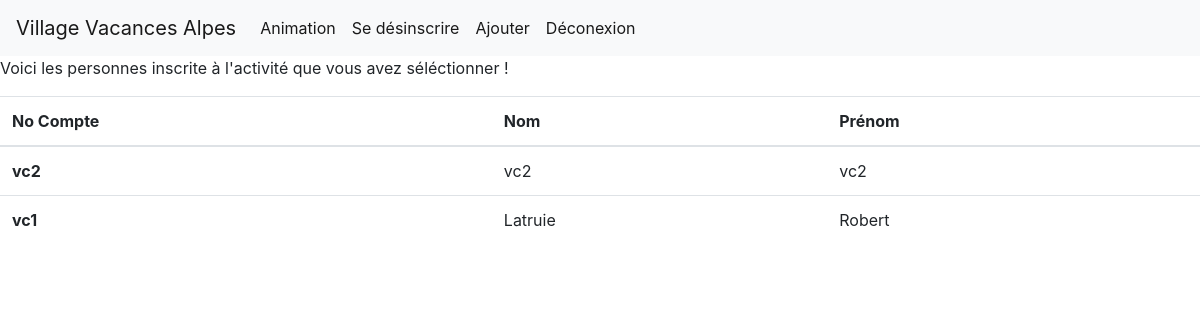
The app's page /index.php?page=listerInscrit&noAct=5 (signed in) with its own data.
### tables this page shows
CREATE TABLE `inscription` (
  `NOINSCRIP` bigint(6) NOT NULL,
  `USER` char(8) NOT NULL,
  `NOACT` int(4) NOT NULL,
  `DATEINSCRIP` date DEFAULT NULL,
  `DATEANNULE` date DEFAULT NULL
);

CREATE TABLE `compte` (
  `USER` char(8) NOT NULL,
  `MDP` char(10) DEFAULT NULL,
  `NOMCOMPTE` char(40) DEFAULT NULL,
  `PRENOMCOMPTE` char(30) DEFAULT NULL,
  `DATEINSCRIP` date DEFAULT NULL,
  `DATEFERME` date DEFAULT NULL,
  `TYPEPROFIL` char(2) DEFAULT NULL,
  `DATEDEBSEJOUR` date DEFAULT NULL,
  `DATEFINSEJOUR` date DEFAULT NULL,
  `DATENAISCOMPTE` date DEFAULT NULL,
  `ADRMAILCOMPTE` char(70) DEFAULT NULL,
  `NOTELCOMPTE` char(15) DEFAULT NULL
);

### listerInscrit.php (the view, shortened to what this page needs)
<p>
    Voici les personnes inscrite à l'activité que vous avez séléctionner !
</p>
<table class="table">
    <thead>
        <tr>
            <th scope="col">No Compte</th>
            <th scope="col">Nom</th>
            <th scope="col">Prénom</th>
        </tr>
    </thead>
    <tbody>
        <?php
        $noAct = $_GET['noAct'];
        $bdd = bddConnect();
        mysqli_set_charset($bdd, "utf8");
        $req = "SELECT * FROM INSCRIPTION I, COMPTE C WHERE I.USER = C.USER AND NOACT = '$noAct'";
        $res = mysqli_query($bdd, $req);
        while ($donnees = mysqli_fetch_assoc($res)) {
            $user = $donnees['USER'];
            $nomCompte = $donnees['NOMCOMPTE'];
            $prenomCompte = $donnees['PRENOMCOMPTE'];
            echo "
        <tr>
            <th scope='row'>$user</th>
            <td>$nomCompte</td>
            <td>$prenomCompte</td>
        </tr>";
        }
        ?>
    </tbody>
</table>

### records on screen
inscription: compte.USER "vc2", compte.NOMCOMPTE "vc2", compte.PRENOMCOMPTE "vc2"
inscription: compte.USER "vc1", compte.NOMCOMPTE "Latruie", compte.PRENOMCOMPTE "Robert"
